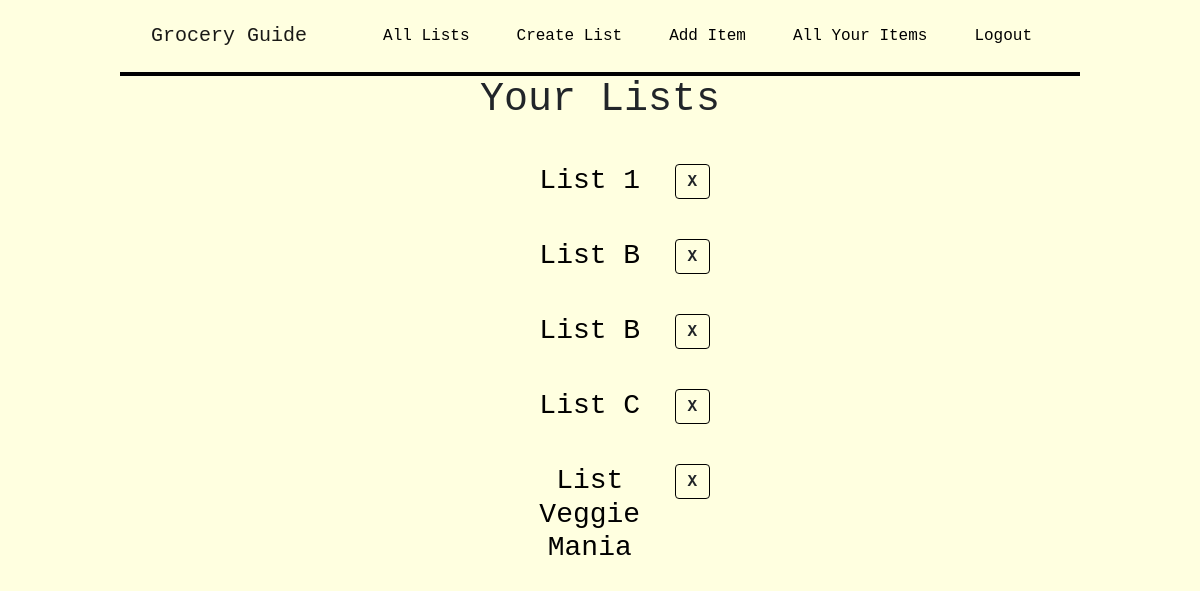
The app's page / (signed in) with its own data.
### grocery_list/models.py (models this page shows)
class List(models.Model):
    list_name = models.CharField(max_length=200)
    user = models.ForeignKey(User, on_delete=models.CASCADE)
    items = models.ManyToManyField(Item, through='ListItem')
    def __str__(self):
        return self.list_name

### grocery_list/views.py (the view)
# urls.py: 2. Add a URL to urlpatterns:  path('', views.home, name='home')
def home(request):
    if not request.user.is_authenticated:
        messages.warning(request, f'Please login to continue')
        return redirect('/login')
    if request.method == 'POST':
        list_id = request.POST.get('list', '')
        list = List.objects.get(id=list_id)
        list.delete()
    lists = List.objects.filter(user= request.user)
    return render(request, 'grocery_list/home.html', {'lists': lists})

### grocery_list/templates/grocery_list/home.html (shortened to what this page needs)
{% extends 'grocery_list/base.html' %}
{% block body %}
        <h1>Your Lists</h1>
        {% for list in lists %}
                <div class="list-div">
                    <div class="row offset-md-4">
                        <div class="col-md-5 ">
                            <a href="{% url 'grocery_list:g_list' list.id  %}" class="list-link"><h3 class="list-link">{{list}}</h3></a>
                        </div>
                        <div class="col-md-1">
                            <form action="" method='POST'>
                                <button class="btn delete-item">X</button>
                            </form>
                        </div>
                    </div>
                </div>
            {% endfor %}
{% endblock %}

### grocery_list/static/grocery_list/style.css (style rules this page uses)
.main-background { background-color: lightyellow; text-align: center; font-family: 'Courier New', Courier, monospace; margin-bottom: 50px; }
div.list-div { width: 40%; margin: 40px auto 40px; }
.list-link { color: black; }
h3.list-link { display: inline; }
button.delete-item { border: 1px solid black; font-weight: bold; padding-top: 5px; padding-bottom: 5px; height: 35px; width: 35px; align-items: center; }

### records on screen
List: list_name "List 1"
List: list_name "List B"
List: list_name "List B"
List: list_name "List C"
List: list_name "List Veggie Mania"
